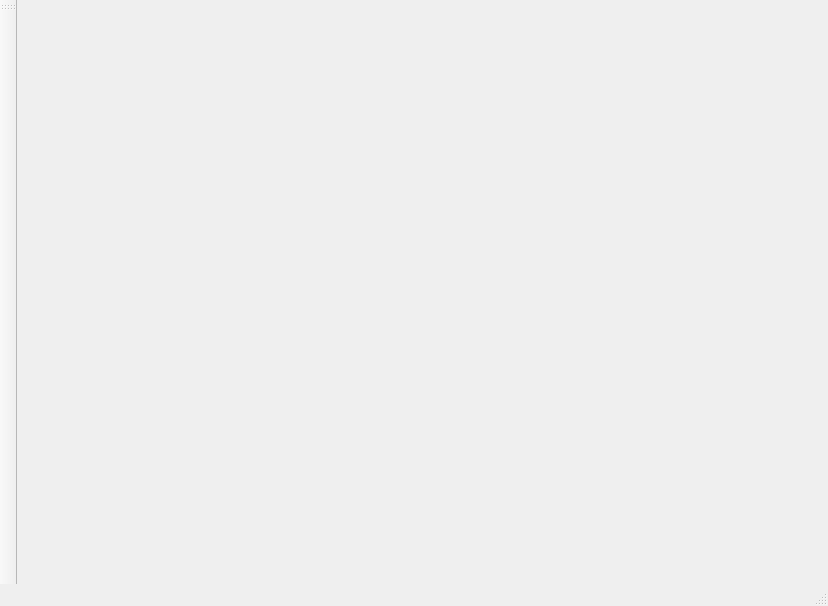
<?xml version="1.0" encoding="UTF-8"?>
<ui version="4.0">
 <class>MainWindow</class>
 <widget class="QMainWindow" name="MainWindow">
  <property name="geometry">
   <rect>
    <x>0</x>
    <y>0</y>
    <width>828</width>
    <height>606</height>
   </rect>
  </property>
  <property name="windowTitle">
   <string>BLOPUP</string>
  </property>
  <property name="toolButtonStyle">
   <enum>Qt::ToolButtonTextUnderIcon</enum>
  </property>
  <widget class="QWidget" name="centralwidget"/>
  <widget class="QMenuBar" name="menu_main">
   <property name="geometry">
    <rect>
     <x>0</x>
     <y>0</y>
     <width>828</width>
     <height>21</height>
    </rect>
   </property>
  </widget>
  <widget class="QStatusBar" name="status_main"/>
  <widget class="QToolBar" name="tool_bar_main">
   <property name="windowTitle">
    <string/>
   </property>
   <property name="iconSize">
    <size>
     <width>64</width>
     <height>64</height>
    </size>
   </property>
   <attribute name="toolBarArea">
    <enum>LeftToolBarArea</enum>
   </attribute>
   <attribute name="toolBarBreak">
    <bool>false</bool>
   </attribute>
  </widget>
 </widget>
 <resources/>
 <connections/>
</ui>
